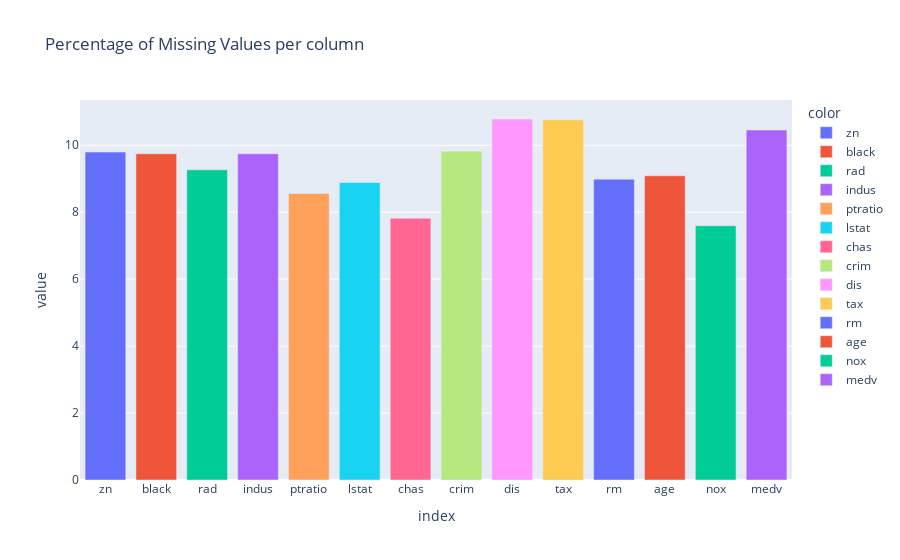

Notebook source saved alongside this figure:
### Markdown cell above
### Cantidad de valores nulos existentes en el set de entrenamiento

### Code cell
(train.isna().sum()*100/len(train)).plot.bar(title = 'Percentage of Missing Values per column',color=train.columns)

### Figure 1 — Plotly figure (JSON) as saved in the notebook; plotly's stock layout.template omitted (floating-point values rounded to 4 significant figures)
{"data": [{"alignmentgroup": "True", "hovertemplate": "color=zn<br>index=%{x}<br>value=%{y}<extra></extra>", "legendgroup": "zn", "marker": {"color": "#636efa", "pattern": {"shape": ""}}, "name": "zn", "offsetgroup": "zn", "orientation": "v", "showlegend": true, "textposition": "auto", "type": "bar", "x": ["zn"], "xaxis": "x", "y": [9.797], "yaxis": "y"}, {"alignmentgroup": "True", "hovertemplate": "color=black<br>index=%{x}<br>value=%{y}<extra></extra>", "legendgroup": "black", "marker": {"color": "#EF553B", "pattern": {"shape": ""}}, "name": "black", "offsetgroup": "black", "orientation": "v", "showlegend": true, "textposition": "auto", "type": "bar", "x": ["black"], "xaxis": "x", "y": [9.747], "yaxis": "y"}, {"alignmentgroup": "True", "hovertemplate": "color=rad<br>index=%{x}<br>value=%{y}<extra></extra>", "legendgroup": "rad", "marker": {"color": "#00cc96", "pattern": {"shape": ""}}, "name": "rad", "offsetgroup": "rad", "orientation": "v", "showlegend": true, "textposition": "auto", "type": "bar", "x": ["rad"], "xaxis": "x", "y": [9.266], "yaxis": "y"}, {"alignmentgroup": "True", "hovertemplate": "color=indus<br>index=%{x}<br>value=%{y}<extra></extra>", "legendgroup": "indus", "marker": {"color": "#ab63fa", "pattern": {"shape": ""}}, "name": "indus", "offsetgroup": "indus", "orientation": "v", "showlegend": true, "textposition": "auto", "type": "bar", "x": ["indus"], "xaxis": "x", "y": [9.747], "yaxis": "y"}, {"alignmentgroup": "True", "hovertemplate": "color=ptratio<br>index=%{x}<br>value=%{y}<extra></extra>", "legendgroup": "ptratio", "marker": {"color": "#FFA15A", "pattern": {"shape": ""}}, "name": "ptratio", "offsetgroup": "ptratio", "orientation": "v", "showlegend": true, "textposition": "auto", "type": "bar", "x": ["ptratio"], "xaxis": "x", "y": [8.557], "yaxis": "y"}, {"alignmentgroup": "True", "hovertemplate": "color=lstat<br>index=%{x}<br>value=%{y}<extra></extra>", "legendgroup": "lstat", "marker": {"color": "#19d3f3", "pattern": {"shape": ""}}, "name": "lstat", "offsetgroup": "lstat", "orientation": "v", "showlegend": true, "textposition": "auto", "type": "bar", "x": ["lstat"], "xaxis": "x", "y": [8.886], "yaxis": "y"}, {"alignmentgroup": "True", "hovertemplate": "color=chas<br>index=%{x}<br>value=%{y}<extra></extra>", "legendgroup": "chas", "marker": {"color": "#FF6692", "pattern": {"shape": ""}}, "name": "chas", "offsetgroup": "chas", "orientation": "v", "showlegend": true, "textposition": "auto", "type": "bar", "x": ["chas"], "xaxis": "x", "y": [7.823], "yaxis": "y"}, {"alignmentgroup": "True", "hovertemplate": "color=crim<br>index=%{x}<br>value=%{y}<extra></extra>", "legendgroup": "crim", "marker": {"color": "#B6E880", "pattern": {"shape": ""}}, "name": "crim", "offsetgroup": "crim", "orientation": "v", "showlegend": true, "textposition": "auto", "type": "bar", "x": ["crim"], "xaxis": "x", "y": [9.823], "yaxis": "y"}, {"alignmentgroup": "True", "hovertemplate": "color=dis<br>index=%{x}<br>value=%{y}<extra></extra>", "legendgroup": "dis", "marker": {"color": "#FF97FF", "pattern": {"shape": ""}}, "name": "dis", "offsetgroup": "dis", "orientation": "v", "showlegend": true, "textposition": "auto", "type": "bar", "x": ["dis"], "xaxis": "x", "y": [10.78], "yaxis": "y"}, {"alignmentgroup": "True", "hovertemplate": "color=tax<br>index=%{x}<br>value=%{y}<extra></extra>", "legendgroup": "tax", "marker": {"color": "#FECB52", "pattern": {"shape": ""}}, "name": "tax", "offsetgroup": "tax", "orientation": "v", "showlegend": true, "textposition": "auto", "type": "bar", "x": ["tax"], "xaxis": "x", "y": [10.76], "yaxis": "y"}, {"alignmentgroup": "True", "hovertemplate": "color=rm<br>index=%{x}<br>value=%{y}<extra></extra>", "legendgroup": "rm", "marker": {"color": "#636efa", "pattern": {"shape": ""}}, "name": "rm", "offsetgroup": "rm", "orientation": "v", "showlegend": true, "textposition": "auto", "type": "bar", "x": ["rm"], "xaxis": "x", "y": [8.987], "yaxis": "y"}, {"alignmentgroup": "True", "hovertemplate": "color=age<br>index=%{x}<br>value=%{y}<extra></extra>", "legendgroup": "age", "marker": {"color": "#EF553B", "pattern": {"shape": ""}}, "name": "age", "offsetgroup": "age", "orientation": "v", "showlegend": true, "textposition": "auto", "type": "bar", "x": ["age"], "xaxis": "x", "y": [9.089], "yaxis": "y"}, {"alignmentgroup": "True", "hovertemplate": "color=nox<br>index=%{x}<br>value=%{y}<extra></extra>", "legendgroup": "nox", "marker": {"color": "#00cc96", "pattern": {"shape": ""}}, "name": "nox", "offsetgroup": "nox", "orientation": "v", "showlegend": true, "textposition": "auto", "type": "bar", "x": ["nox"], "xaxis": "x", "y": [7.595], "yaxis": "y"}, {"alignmentgroup": "True", "hovertemplate": "color=medv<br>index=%{x}<br>value=%{y}<extra></extra>", "legendgroup": "medv", "marker": {"color": "#ab63fa", "pattern": {"shape": ""}}, "name": "medv", "offsetgroup": "medv", "orientation": "v", "showlegend": true, "textposition": "auto", "type": "bar", "x": ["medv"], "xaxis": "x", "y": [10.46], "yaxis": "y"}], "layout": {"barmode": "relative", "legend": {"title": {"text": "color"}, "tracegroupgap": 0}, "title": {"text": "Percentage of Missing Values per column"}, "xaxis": {"anchor": "y", "domain": [0, 1], "title": {"text": "index"}}, "yaxis": {"anchor": "x", "domain": [0, 1], "title": {"text": "value"}}}}
